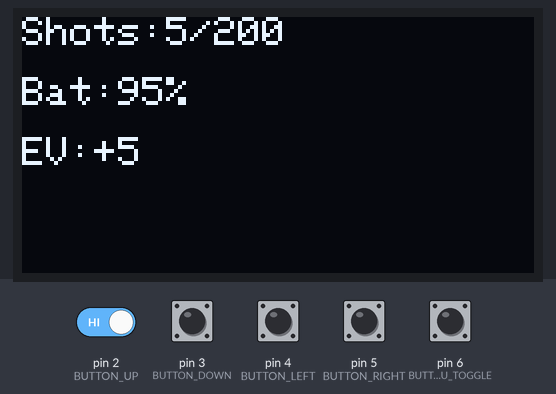
Bench run of a sketch on a simulated Arduino Uno, built with avr-gcc and run on an emulated ATmega328P. Parts: 128×64 one-colour display. Inputs (shaded band) come from the test bench; at power-on: pin 2 (BUTTON_UP), pin 3 (BUTTON_DOWN), pin 4 (BUTTON_LEFT), pin 5 (BUTTON_RIGHT), pin 6 (BUTTON_MENU_TOGGLE) HIGH.

Above: at 1.2 s.
1.3 s: pin 6 (BUTTON_MENU_TOGGLE) pulled LOW for 1 s
At 1.45 s:
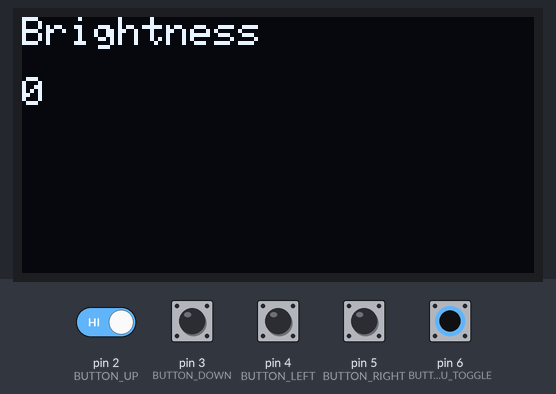
3.8 s: pin 2 (BUTTON_UP) driven LOW and pin 6 (BUTTON_MENU_TOGGLE) driven LOW
At 3.89 s:
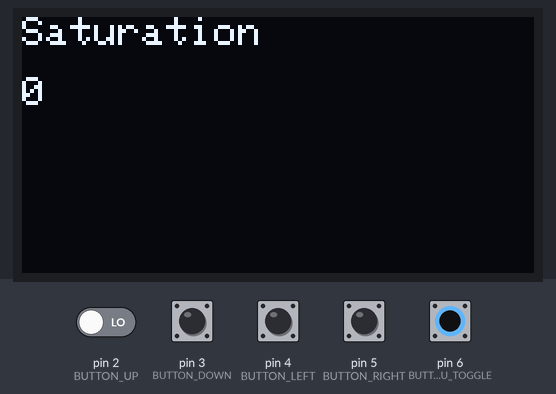
5.8 s: pin 2 (BUTTON_UP) driven HIGH
At 5.92 s:
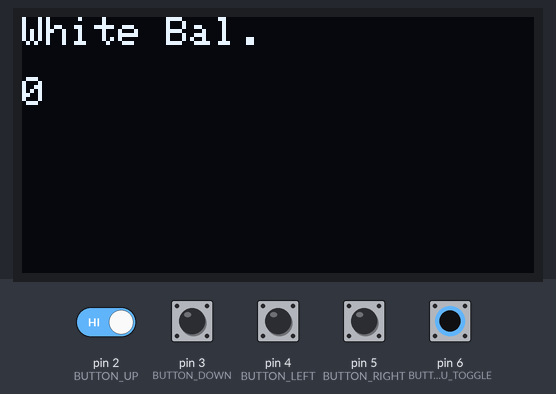
7.8 s: pin 4 (BUTTON_LEFT) pulled LOW for 0.15 s
At 7.96 s:
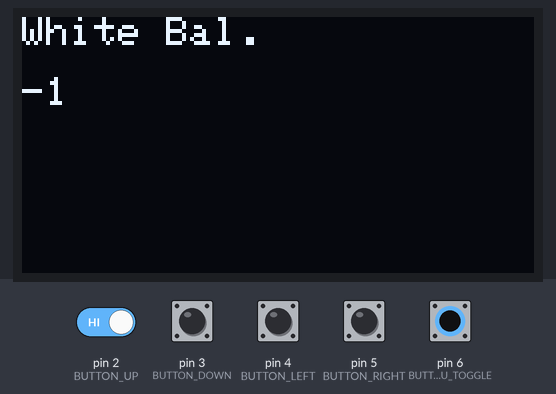
9.4 s: pin 5 (BUTTON_RIGHT) pulled LOW for 0.15 s
At 9.68 s:
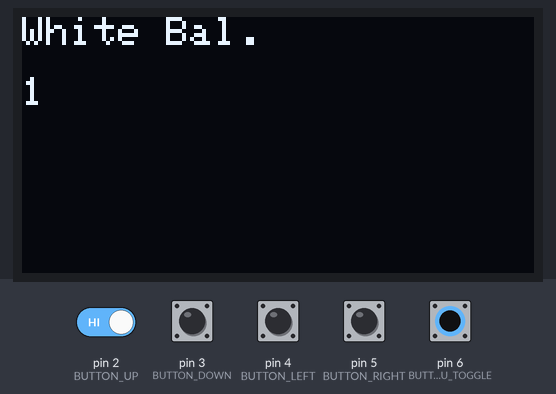
11.1 s: pin 4 (BUTTON_LEFT) pulled LOW for 1 s
At 11.4 s:
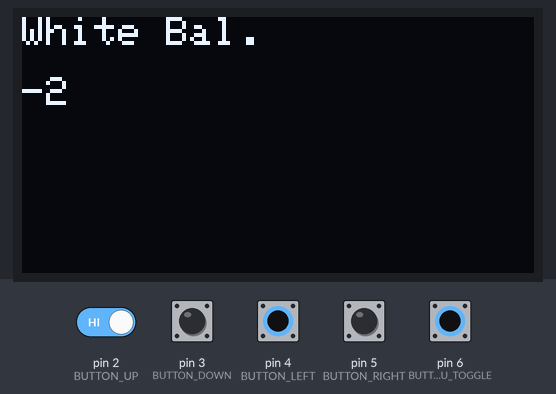

Measured:
- after the input at 1.3 s, the display: changes after 0.15 s (image 1)
- after the input at 3.8 s, the display: changes after 0.09 s (image 2)
- after the input at 5.8 s, the display: first differs from a run without the input after 0.12 s (image 3)
- after the input at 7.8 s, the display: first differs from a run without the input after 0.15 s (image 4)
- after the input at 9.4 s, the display: first differs from a run without the input after 0.12 s (image 5 shows a later state)
- after the input at 11.1 s, the display: first differs from a run without the input after 0.14 s (image 6 shows a later state)

The sketch:

menu.ino
```cpp
#include <Wire.h>
#include <Adafruit_SSD1306.h>

#define SCREEN_WIDTH 128
#define SCREEN_HEIGHT 64
#define SCREEN_ADDRESS 0x3C
#define OLED_RESET -1
#define BUTTON_UP 2
#define BUTTON_DOWN 3
#define BUTTON_LEFT 4
#define BUTTON_RIGHT 5
#define BUTTON_MENU_TOGGLE 6
#define BUTTON_SHOOT 7

Adafruit_SSD1306 display(SCREEN_WIDTH, SCREEN_HEIGHT, &Wire, OLED_RESET);
int selectedMenuItem = 0;
int previousSelectedMenuItem = 0;
bool isMenuVisible = false;

char *menuItems[] = {
    "Brightness",
    "Saturation",
    "White Bal.",
    "Contrast"
};

int menuItemValues[] = {
  0,
  0,
  0,
  0
};

int lastMenuIndex = 3;

void setup()
{
    Serial.begin(9600);
    pinMode(BUTTON_UP, INPUT);
    pinMode(BUTTON_DOWN, INPUT);
    pinMode(BUTTON_LEFT, INPUT);
    pinMode(BUTTON_RIGHT, INPUT);
    pinMode(BUTTON_MENU_TOGGLE, INPUT);
    pinMode(BUTTON_SHOOT, INPUT);

    if (!display.begin(SSD1306_SWITCHCAPVCC, SCREEN_ADDRESS))
    {
        Serial.println(F("Unable to connect to screen."));
        while (true)
        {
        }
    }
    display.setTextSize(1.5);
    display.setTextColor(WHITE);
    display.clearDisplay();
}

void loop()
{
    int buttonUpState = digitalRead(BUTTON_UP);
    int buttonDownState = digitalRead(BUTTON_DOWN);
    int buttonLeftState = digitalRead(BUTTON_LEFT);
    int buttonRightState = digitalRead(BUTTON_RIGHT);
    int buttonMenuToggleState = digitalRead(BUTTON_MENU_TOGGLE);

    previousSelectedMenuItem = selectedMenuItem;

    if (buttonMenuToggleState == LOW){
        isMenuVisible = !isMenuVisible;
    }

    if (buttonUpState == LOW)
    {
        if(selectedMenuItem < lastMenuIndex){
            selectedMenuItem++;
        } else {
            selectedMenuItem = 0;
        }
    }

    if (buttonDownState == LOW)
    {
        if(selectedMenuItem > 0){
            selectedMenuItem--;
        } else {
            selectedMenuItem = lastMenuIndex;
        }
    }

    if (buttonLeftState == LOW)
    {
        menuItemValues[selectedMenuItem] -= 1;
    }

    if (buttonRightState == LOW)
    {
        menuItemValues[selectedMenuItem] += 1;
    }

    display.clearDisplay();
    if(isMenuVisible){
        display.setCursor(0, 0);
        display.println(menuItems[selectedMenuItem]);
        display.setCursor(0, 15);
        display.println(menuItemValues[selectedMenuItem]);
    } else {
        display.setCursor(0, 0);
        display.println("Shots:5/200");
        display.setCursor(0, 15);
        display.println("Bat:95%");
        display.setCursor(0, 30);
        display.println("EV:+5");
    }

    delay(50);
    display.display();


}
```
